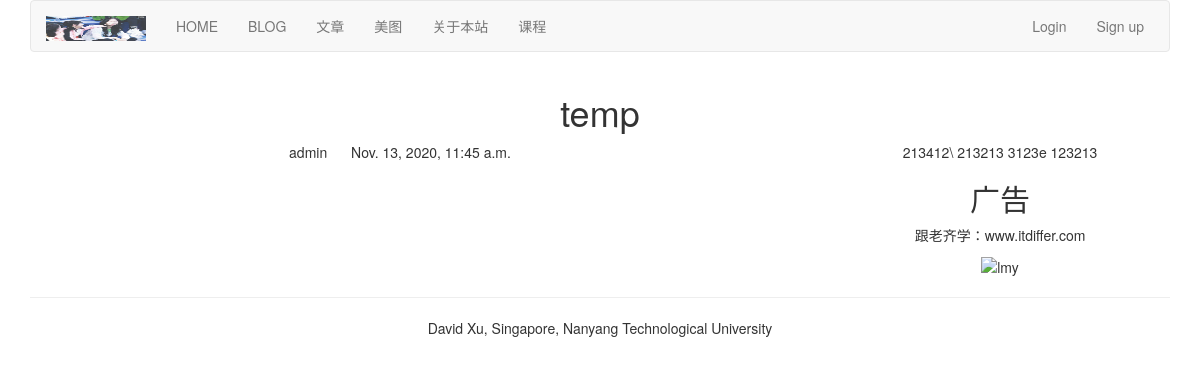
The app's page /blog/2/ with its own data.
### blog/models.py (models this page shows, shortened)
class BlogArticles(models.Model):
    title = models.CharField(max_length=300)
    author = models.ForeignKey(User, on_delete=models.CASCADE, related_name="blog_posts")
    body = models.TextField()
    publish = models.DateTimeField(default=timezone.now)
    class Meta:
        ordering = ("-publish",)

### blog/views.py (the view)
# urls.py: path("<int:article_id>/", views.blog_article, name="blog_article"),
def blog_article(request, article_id):
    article = get_object_or_404(BlogArticles, id=article_id)
    pub = article.publish
    return render(request, "blog/content.html", {"article": article, "publish": pub})

### templates/blog/content.html
{% extends "base.html" %}
{% block content %}
    <div class="row text-center vertical-middle-sm">
        <h1>
            {{ article.title }}
        </h1>
        <div class="row">
            <div class="col-xs-12 col-md-8">
                <p class="text-center">
                <span>
                    {{ article.author.username }}
                </span>
                    <span style="margin-left:20px">
                    {{ publish }}
                </span>
                </p>
            </div>
            <div>
                {{ article.body }}
            </div>
            <div class="col-xs-6 col-md-4">
                <h2>
                    广告
                </h2>
                <p>
                    跟老齐学：www.itdiffer.com
                </p>
                <img alt="lmy" src="//tvax2.sinaimg.cn/thumbnail/006FvEObgy1gkntdxzn2pj34h62zgqv5.jpg">
            </div>
        </div>
    </div>
{% endblock %}

### records on screen
BlogArticles: title "temp", author.username "admin", publish "Nov. 13, 2020, 11:45 a.m.", body "213412\\ 213213 3123e 123213"
